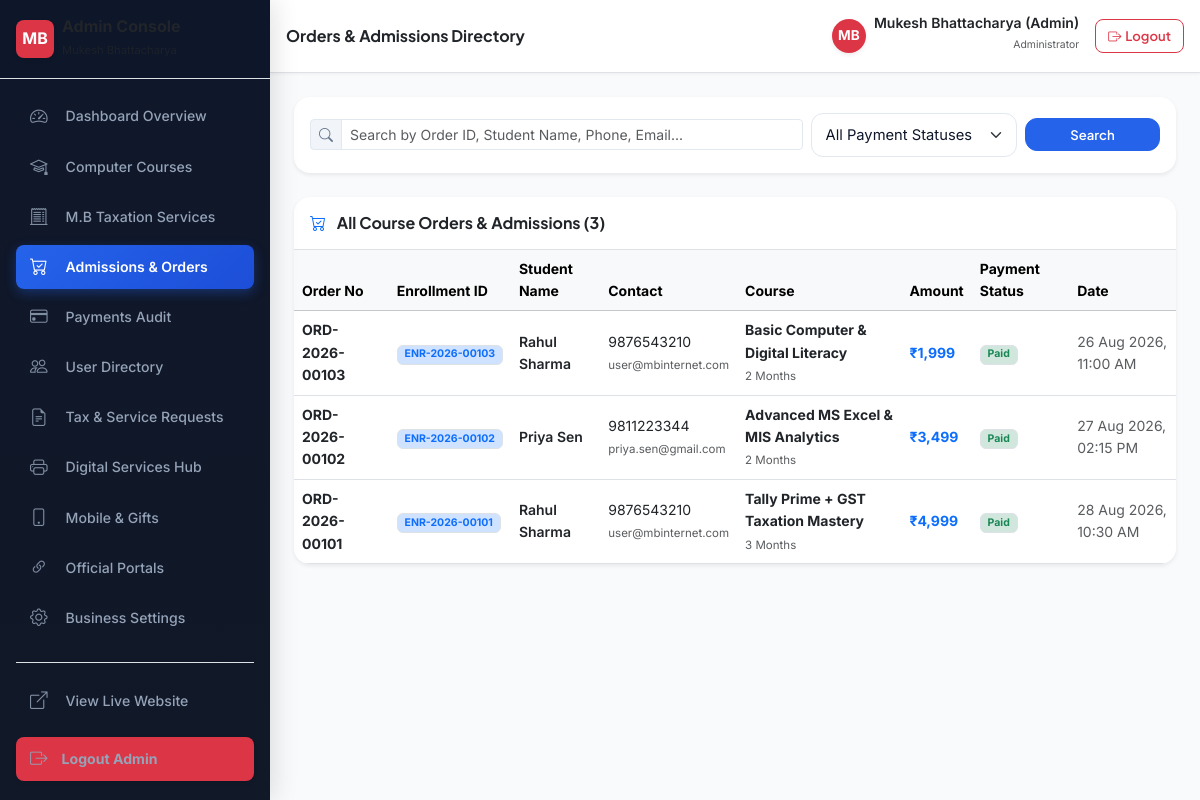
The app's page /admin/orders.php (signed in) with its own data.
### tables this page shows
CREATE TABLE `users` (
  `id` INT UNSIGNED NOT NULL AUTO_INCREMENT,
  `user_code` VARCHAR(50) NOT NULL UNIQUE,
  `name` VARCHAR(120) NOT NULL,
  `email` VARCHAR(150) NOT NULL UNIQUE,
  `mobile` VARCHAR(20) NOT NULL UNIQUE,
  `password_hash` VARCHAR(255) NOT NULL,
  `address` TEXT NULL,
  `role` ENUM('user', 'admin') NOT NULL DEFAULT 'user',
  `status` ENUM('active', 'inactive', 'suspended') NOT NULL DEFAULT 'active',
  `created_at` DATETIME NOT NULL DEFAULT CURRENT_TIMESTAMP,
  `updated_at` DATETIME NOT NULL DEFAULT CURRENT_TIMESTAMP ON UPDATE CURRENT_TIMESTAMP,
  PRIMARY KEY (`id`),
  INDEX `idx_users_email` (`email`),
  INDEX `idx_users_mobile` (`mobile`),
  INDEX `idx_users_role` (`role`),
  INDEX `idx_users_status` (`status`)
);

CREATE TABLE `orders` (
  `id` INT UNSIGNED NOT NULL AUTO_INCREMENT,
  `order_number` VARCHAR(60) NOT NULL UNIQUE,
  `enrollment_number` VARCHAR(60) NULL UNIQUE,
  `user_id` INT UNSIGNED NOT NULL,
  `course_id` INT UNSIGNED NOT NULL,
  `customer_name` VARCHAR(120) NOT NULL,
  `mobile` VARCHAR(20) NOT NULL,
  `email` VARCHAR(150) NOT NULL,
  `address` TEXT NULL,
  `course_title` VARCHAR(180) NOT NULL,
  `course_price` DECIMAL(10,2) NOT NULL,
  `coupon_code` VARCHAR(50) NULL,
  `discount_amount` DECIMAL(10,2) NOT NULL DEFAULT 0.00,
  `final_amount` DECIMAL(10,2) NOT NULL,
  `currency` VARCHAR(10) NOT NULL DEFAULT 'INR',
  `payment_gateway` VARCHAR(50) NOT NULL DEFAULT 'Razorpay',
  `payment_status` ENUM('Pending', 'Paid', 'Failed', 'Refunded') NOT NULL DEFAULT 'Pending',
  `razorpay_order_id` VARCHAR(100) NULL,
  `razorpay_payment_id` VARCHAR(100) NULL,
  `razorpay_signature` VARCHAR(255) NULL,
  `created_at` DATETIME NOT NULL DEFAULT CURRENT_TIMESTAMP,
  `updated_at` DATETIME NOT NULL DEFAULT CURRENT_TIMESTAMP ON UPDATE CURRENT_TIMESTAMP,
  PRIMARY KEY (`id`),
  INDEX `idx_orders_user_id` (`user_id`),
  INDEX `idx_orders_course_id` (`course_id`),
  INDEX `idx_orders_number` (`order_number`),
  INDEX `idx_orders_status` (`payment_status`),
  CONSTRAINT `fk_orders_user` FOREIGN KEY (`user_id`) REFERENCES `users` (`id`) ON DELETE CASCADE,
  CONSTRAINT `fk_orders_course` FOREIGN KEY (`course_id`) REFERENCES `courses` (`id`) ON DELETE RESTRICT
);

CREATE TABLE `courses` (
  `id` INT UNSIGNED NOT NULL AUTO_INCREMENT,
  `course_code` VARCHAR(80) NOT NULL UNIQUE,
  `slug` VARCHAR(120) NOT NULL UNIQUE,
  `title` VARCHAR(180) NOT NULL,
  `category` VARCHAR(80) NOT NULL,
  `short_desc` TEXT NOT NULL,
  `overview` LONGTEXT NULL,
  `duration` VARCHAR(50) NOT NULL,
  `hours` VARCHAR(50) NOT NULL DEFAULT '45 Hours',
  `price` DECIMAL(10,2) NOT NULL,
  `original_price` DECIMAL(10,2) NULL,
  `rating` DECIMAL(3,2) NOT NULL DEFAULT 4.90,
  `reviews_count` INT UNSIGNED NOT NULL DEFAULT 100,
  `badge` VARCHAR(50) NULL,
  `icon` VARCHAR(80) NOT NULL DEFAULT 'bi-journal-bookmark-fill',
  `level` VARCHAR(80) NOT NULL DEFAULT 'Beginner to Advanced',
  `eligibility` VARCHAR(150) NOT NULL DEFAULT 'Open to all students & job seekers',
  `learnings_json` LONGTEXT NULL,
  `syllabus_json` LONGTEXT NULL,
  `benefits_json` LONGTEXT NULL,
  `batches_json` LONGTEXT NULL,
  `status` ENUM('active', 'inactive') NOT NULL DEFAULT 'active',
  `display_order` INT NOT NULL DEFAULT 0,
  `created_at` DATETIME NOT NULL DEFAULT CURRENT_TIMESTAMP,
  `updated_at` DATETIME NOT NULL DEFAULT CURRENT_TIMESTAMP ON UPDATE CURRENT_TIMESTAMP,
  PRIMARY KEY (`id`),
  INDEX `idx_courses_category` (`category`),
  INDEX `idx_courses_status` (`status`),
  INDEX `idx_courses_display_order` (`display_order`)
);

### includes/Auth.php (called while the page is built, shortened)
<?php
require_once __DIR__ . '/../config/db.php';
function is_logged_in(): bool {
    return !empty($_SESSION['user_id']) && !empty($_SESSION['role']);
}
function current_user(): ?array {
    global $conn;
    $stmt = $conn->prepare("SELECT id, user_code, name, email, mobile, address, role, status, created_at FROM users WHERE id = :id LIMIT 1");
    $stmt->execute([':id' => (int)$_SESSION['user_id']]);
    return $stmt->fetch() ?: null;
}

### admin/orders.php (the view, shortened to what this page needs)
<?php
require_once dirname(__DIR__) . '/config/db.php';
require_once dirname(__DIR__) . '/includes/auth.php';
$page_title = "Orders & Admissions Directory";
$search_q = isset($_GET['q']) ? trim($_GET['q']) : '';
$page = isset($_GET['page']) ? max(1, (int)$_GET['page']) : 1;
$per_page = 10;
$where_clauses = ["1=1"];
$params = [];
$where_sql = implode(" AND ", $where_clauses);
$count_stmt = $conn->prepare("
    SELECT COUNT(*)
    FROM orders o
    JOIN courses c ON o.course_id = c.id
    WHERE $where_sql
");
$count_stmt->execute($params);
$total_rows = (int)$count_stmt->fetchColumn();
$offset = ($page - 1) * $per_page;
$sql = "
    SELECT o.*, c.title as course_title, c.duration
    FROM orders o
    JOIN courses c ON o.course_id = c.id
    WHERE $where_sql
    ORDER BY o.id DESC
    LIMIT :limit OFFSET :offset
";
$stmt = $conn->prepare($sql);
$stmt->bindValue(':limit', $per_page, PDO::PARAM_INT);
$stmt->bindValue(':offset', $offset, PDO::PARAM_INT);
$stmt->execute();
$orders = $stmt->fetchAll();
include __DIR__ . '/includes/header.php';
?>
<div class="card border-0 shadow-sm rounded-4 overflow-hidden mb-4" style="background: var(--card-bg, #ffffff);">
  <div class="card-body p-3">
    <form method="GET" action="orders.php" class="row g-2 align-items-center">
      <div class="col-md-7">
        <div class="input-group input-group-sm">
          <span class="input-group-text bg-subtle"><i class="bi bi-search"></i></span>
          <input type="text" name="q" class="form-control" placeholder="Search by Order ID, Student Name, Phone, Email..." value="<?php echo htmlspecialchars($search_q); ?>">
        </div>
      </div>
      <div class="col-md-3">
        <select name="status" class="form-select form-select-sm" onchange="this.form.submit()">
          <option value="">All Payment Statuses</option>
        </select>
      </div>
      <div class="col-md-2 d-flex gap-1">
        <button type="submit" class="btn btn-primary btn-sm flex-fill">Search</button>
      </div>
    </form>
  </div>
</div>
<div class="card border-0 shadow-sm rounded-4 overflow-hidden" style="background: var(--card-bg, #ffffff);">
  <div class="card-header bg-transparent border-bottom p-3 d-flex justify-content-between align-items-center">
    <h6 class="fw-bold text-dark mb-0"><i class="bi bi-cart-check text-primary me-2"></i> All Course Orders & Admissions (<?php echo $total_rows; ?>)</h6>
  </div>
  <div class="card-body p-0">
    <div class="table-responsive">
      <table class="table table-hover align-middle mb-0 small">
        <thead class="table-light">
          <tr>
            <th>Order No</th>
            <th>Enrollment ID</th>
            <th>Student Name</th>
            <th>Contact</th>
            <th>Course</th>
            <th>Amount</th>
            <th>Payment Status</th>
            <th>Date</th>
          </tr>
        </thead>
        <tbody>
          <?php if (!empty($orders)): ?>
            <?php foreach ($orders as $o): ?>
              <tr>
                <td class="fw-bold text-dark"><?php echo htmlspecialchars($o['order_number']); ?></td>
                <td><span class="badge bg-primary-subtle text-primary border"><?php echo htmlspecialchars($o['enrollment_number'] ?? 'Pending'); ?></span></td>
                <td class="fw-semibold text-dark"><?php echo htmlspecialchars($o['customer_name']); ?></td>
                <td>
                  <span class="d-block text-dark"><?php echo htmlspecialchars($o['mobile']); ?></span>
                  <span class="text-muted" style="font-size: 0.72rem;"><?php echo htmlspecialchars($o['email']); ?></span>
                </td>
                <td>
                  <strong class="d-block text-dark"><?php echo htmlspecialchars($o['course_title']); ?></strong>
                  <span class="text-muted" style="font-size: 0.72rem;"><?php echo htmlspecialchars($o['duration']); ?></span>
                </td>
                <td class="fw-bold text-primary">₹<?php echo number_format($o['final_amount']); ?></td>
                <td><span class="badge bg-success-subtle text-success border"><?php echo htmlspecialchars($o['payment_status']); ?></span></td>
                <td class="text-muted"><?php echo date('d M Y, h:i A', strtotime($o['created_at'])); ?></td>
              </tr>
            <?php endforeach; ?>
          <?php else: ?>
            <tr><td colspan="8" class="text-center py-4 text-muted">No orders found matching criteria.</td></tr>
          <?php endif; ?>
        </tbody>
      </table>
    </div>
  </div>
</div>
<?php include __DIR__ . '/includes/footer.php'; ?>

### admin/includes/header.php (shortened to what this page needs)
<?php
require_once dirname(__DIR__, 2) . '/config/db.php';
require_once dirname(__DIR__, 2) . '/includes/auth.php';
$logged_admin = current_user();
$current_page = basename($_SERVER['PHP_SELF']);
?>
<!DOCTYPE html>
<html lang="en" data-bs-theme="light">
<head>
  <link href="https://cdn.jsdelivr.net/npm/bootstrap@5.3.3/dist/css/bootstrap.min.css" rel="stylesheet">
  <link href="https://cdn.jsdelivr.net/npm/bootstrap-icons@1.11.3/font/bootstrap-icons.min.css" rel="stylesheet">
  <link href="../assets/css/style.css" rel="stylesheet">
  <link href="../assets/css/admin.css" rel="stylesheet">
</head>
<body class="bg-body-tertiary">
  <div class="admin-wrapper">
    <aside class="admin-sidebar" id="adminSidebar">
      <div class="admin-sidebar-header d-flex align-items-center justify-content-between p-3 border-bottom">
        <a href="index.php" class="d-flex align-items-center gap-2 text-decoration-none text-dark">
          <div class="rounded-3 bg-danger text-white d-flex align-items-center justify-content-center fw-bold shadow-sm" style="width: 38px; height: 38px;">
            MB
          </div>
          <div>
            <span class="fw-bold d-block fs-6 text-dark lh-sm">Admin Console</span>
            <span class="text-muted" style="font-size: 0.70rem;">Mukesh Bhattacharya</span>
          </div>
        </a>
      </div>
      <div class="p-3" style="overflow-y: auto; flex: 1;">
        <ul class="nav flex-column gap-1">
          <li class="nav-item">
            <a href="index.php" class="nav-link rounded-3 <?php echo ($current_page == 'index.php') ? 'active bg-primary text-white' : 'text-dark'; ?>">
              <i class="bi bi-speedometer2 me-2"></i> Dashboard Overview
            </a>
          </li>
          <li class="nav-item">
            <a href="courses.php" class="nav-link rounded-3 <?php echo ($current_page == 'courses.php') ? 'active bg-primary text-white' : 'text-dark'; ?>">
              <i class="bi bi-mortarboard me-2"></i> Computer Courses
            </a>
          </li>
          <li class="nav-item">
            <a href="tax-services.php" class="nav-link rounded-3 <?php echo ($current_page == 'tax-services.php') ? 'active bg-primary text-white' : 'text-dark'; ?>">
              <i class="bi bi-receipt-cutoff me-2"></i> M.B Taxation Services
            </a>
          </li>
          <li class="nav-item">
            <a href="orders.php" class="nav-link rounded-3 <?php echo ($current_page == 'orders.php') ? 'active bg-primary text-white' : 'text-dark'; ?>">
              <i class="bi bi-cart-check me-2"></i> Admissions & Orders
            </a>
          </li>
          <li class="nav-item">
            <a href="payments.php" class="nav-link rounded-3 <?php echo ($current_page == 'payments.php') ? 'active bg-primary text-white' : 'text-dark'; ?>">
              <i class="bi bi-credit-card me-2"></i> Payments Audit
            </a>
          </li>
          <li class="nav-item">
            <a href="users.php" class="nav-link rounded-3 <?php echo ($current_page == 'users.php') ? 'active bg-primary text-white' : 'text-dark'; ?>">
              <i class="bi bi-people me-2"></i> User Directory
            </a>
          </li>
          <li class="nav-item">
            <a href="tax-requests.php" class="nav-link rounded-3 <?php echo ($current_page == 'tax-requests.php') ? 'active bg-primary text-white' : 'text-dark'; ?>">
              <i class="bi bi-file-earmark-text me-2"></i> Tax & Service Requests
            </a>
          </li>
          <li class="nav-item">
            <a href="digital-services.php" class="nav-link rounded-3 <?php echo ($current_page == 'digital-services.php') ? 'active bg-primary text-white' : 'text-dark'; ?>">
              <i class="bi bi-printer me-2"></i> Digital Services Hub
            </a>
          </li>
          <li class="nav-item">
            <a href="products.php" class="nav-link rounded-3 <?php echo ($current_page == 'products.php') ? 'active bg-primary text-white' : 'text-dark'; ?>">
              <i class="bi bi-phone me-2"></i> Mobile & Gifts
            </a>
          </li>
          <li class="nav-item">
            <a href="links.php" class="nav-link rounded-3 <?php echo ($current_page == 'links.php') ? 'active bg-primary text-white' : 'text-dark'; ?>">
              <i class="bi bi-link-45deg me-2"></i> Official Portals
            </a>
          </li>
          <li class="nav-item">
            <a href="settings.php" class="nav-link rounded-3 <?php echo ($current_page == 'settings.php') ? 'active bg-primary text-white' : 'text-dark'; ?>">
              <i class="bi bi-gear me-2"></i> Business Settings
            </a>
          </li>
          <li class="nav-item mt-3 pt-3 border-top">
            <a href="../index.php" class="nav-link text-muted" target="_blank">
              <i class="bi bi-box-arrow-up-right me-2"></i> View Live Website
            </a>
          </li>
          <li class="nav-item mt-2">
            <a href="../logout.php" class="nav-link text-white bg-danger rounded-3 fw-bold text-center py-2 shadow-sm">
              <i class="bi bi-box-arrow-right me-1"></i> Logout Admin
            </a>
          </li>
        </ul>
      </div>
    </aside>
    <div class="admin-main">
      <header class="admin-topbar d-flex align-items-center justify-content-between p-3 border-bottom" style="background: var(--card-bg, #ffffff);">
        <div class="d-flex align-items-center gap-3">
          <h5 class="fw-bold text-dark mb-0 fs-6 fs-md-5"><?php echo isset($page_title) ? htmlspecialchars($page_title) : "Dashboard"; ?></h5>
        </div>
        <div class="d-flex align-items-center gap-3">
          <div class="d-flex align-items-center gap-2">
            <div class="rounded-circle bg-danger text-white d-flex align-items-center justify-content-center fw-bold shadow-sm" style="width: 34px; height: 34px; font-size: 0.85rem;">
              MB
            </div>
            <div class="d-none d-sm-block text-end">
              <span class="fw-semibold small text-dark d-block lh-1"><?php echo htmlspecialchars($logged_admin['name']); ?></span>
              <span class="text-muted" style="font-size: 0.65rem;">Administrator</span>
            </div>
          </div>
          <a href="../logout.php" class="btn btn-outline-danger btn-sm rounded-3 d-none d-sm-inline-flex align-items-center gap-1" title="Sign Out">
            <i class="bi bi-box-arrow-right"></i> <span class="d-none d-md-inline">Logout</span>
          </a>
        </div>
      </header>
      <div class="admin-content p-3 p-md-4">

### records on screen
users: name "Mukesh Bhattacharya (Admin)"
orders: order_number "ORD-2026-00103", enrollment_number "ENR-2026-00103", customer_name "Rahul Sharma", mobile "9876543210", email "user@mbinternet.com", course.title "Basic Computer & Digital Literacy", course.duration "2 Months", final_amount "1,999", payment_status "Paid", created_at "26 Aug 2026, 11:00 AM"
orders: order_number "ORD-2026-00102", enrollment_number "ENR-2026-00102", customer_name "Priya Sen", mobile "9811223344", email "priya.sen@gmail.com", course.title "Advanced MS Excel & MIS Analytics", course.duration "2 Months", final_amount "3,499", payment_status "Paid", created_at "27 Aug 2026, 02:15 PM"
orders: order_number "ORD-2026-00101", enrollment_number "ENR-2026-00101", customer_name "Rahul Sharma", mobile "9876543210", email "user@mbinternet.com", course.title "Tally Prime + GST Taxation Mastery", course.duration "3 Months", final_amount "4,999", payment_status "Paid", created_at "28 Aug 2026, 10:30 AM"

### other values on screen
$page_title "Orders & Admissions Directory"
$total_rows "3"
